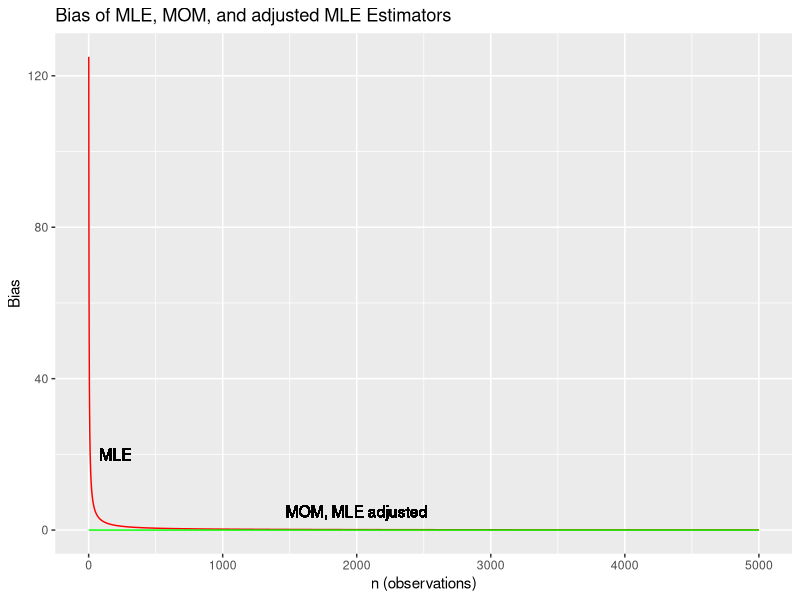
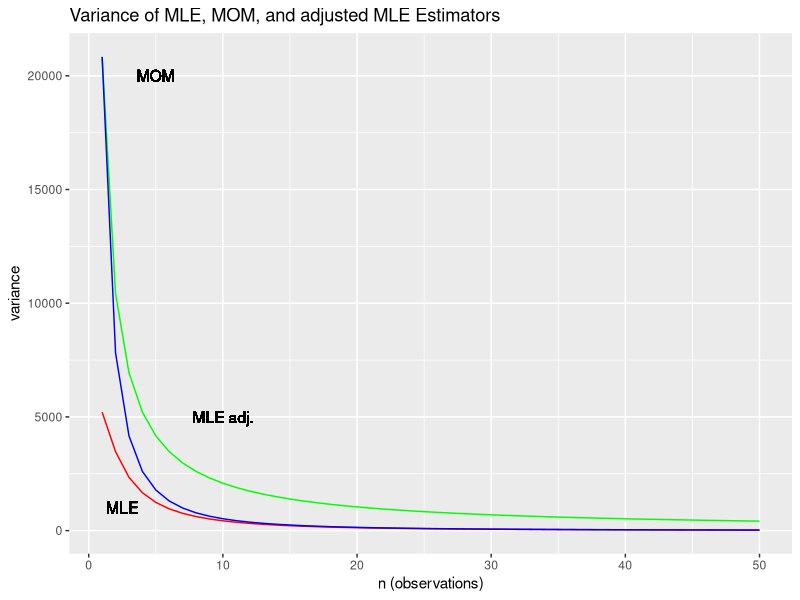
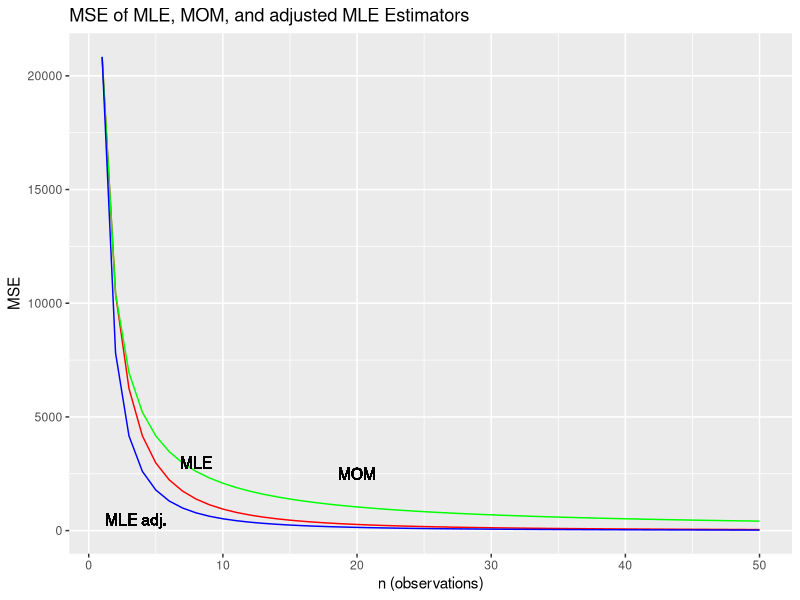

Write the R code that produced these figures, in order.
## ---- chunk 1
knitr::opts_chunk$set(echo = FALSE, eval = FALSE, fig.align = "center", 
                      message = FALSE, warning = FALSE)
library(ggplot2)
library(tidyverse)
library(knitr)
library(here)
## ---- chunk 2
theta <- 250
n <- (1:5000)

mle_bias <- rep(NA, 5000) 
mom_bias <- rep(NA, 5000)
for (i in 1:5000){ 
  mle_bias[i] <- (1 / (n[i] + 1)) * theta  
  mom_bias <- 0
}
df <- data.frame(n,mle_bias,mom_bias)

ggplot(df, aes(n)) +                  
  geom_line(aes(y=mle_bias), colour="red") +  
  geom_line(aes(y=mom_bias), colour="green") +
  geom_text(x=200, y=20, label="MLE") +
  geom_text(x=2000, y=5, label="MOM, MLE adjusted") + 
  ggtitle("Bias of MLE, MOM, and adjusted MLE Estimators") +
  labs(y="Bias", x = "n (observations)")
## ---- chunk 3
theta <- 250
n <- (1:50)

mle_var <- rep(NA, 50) 
mom_var <- rep(NA, 50)
mle_adj_var <- rep(NA, 50)
for (i in 1:50){ 
  mle_var[i] <- ((theta ^ 2) * (n[i]) )/ (((n[i] + 1) ^ 2) * (n[i] + 2))
  mom_var[i] <- (theta ^ 2) / (3 * n[i])
  mle_adj_var[i] <- (theta ^ 2) / ((n[i] * (n[i] +2)))
}

df <- data.frame(n,mle_var,mom_var, mle_adj_var)

ggplot(df, aes(n)) +                  
  geom_line(aes(y=mle_var), colour="red") +  
  geom_line(aes(y=mom_var), colour="green") +
  geom_line(aes(y=mle_adj_var), colour="blue") +
  geom_text(x=2.5, y=1000, label="MLE") +
  geom_text(x=5, y=20000, label="MOM") +
  geom_text(x=10, y=5000, label="MLE adj.") +
  ggtitle("Variance of MLE, MOM, and adjusted MLE Estimators") +
  labs(y="variance", x = "n (observations)")
## ---- chunk 4
theta <- 250
n <- (1:50)

mle_mse <- rep(NA, 50) 
mom_mse <- rep(NA, 50)
mle_adj_mse <- rep(NA, 50)
for (i in 1:50){ 
  mle_mse[i] <- ((theta ^ 2) * 2 )/ ((n[i] + 1) * (n[i] + 2))
  mom_mse[i] <- (theta ^ 2) / (3 * n[i])
  mle_adj_mse[i] <- (theta ^ 2) / ((n[i] * (n[i] +2)))
}

df <- data.frame(n,mle_mse,mom_mse, mle_adj_mse)

ggplot(df, aes(n)) +                  
  geom_line(aes(y=mle_mse), colour="red") +  
  geom_line(aes(y=mom_mse), colour="green") +
  geom_line(aes(y=mle_adj_mse), colour="blue") +
  geom_text(x=3.5, y=500, label="MLE adj.") +
  geom_text(x=20, y=2500, label="MOM") +
  geom_text(x=8, y=3000, label="MLE") + 
  ggtitle("MSE of MLE, MOM, and adjusted MLE Estimators") +
  labs(y="MSE", x = "n (observations)")
